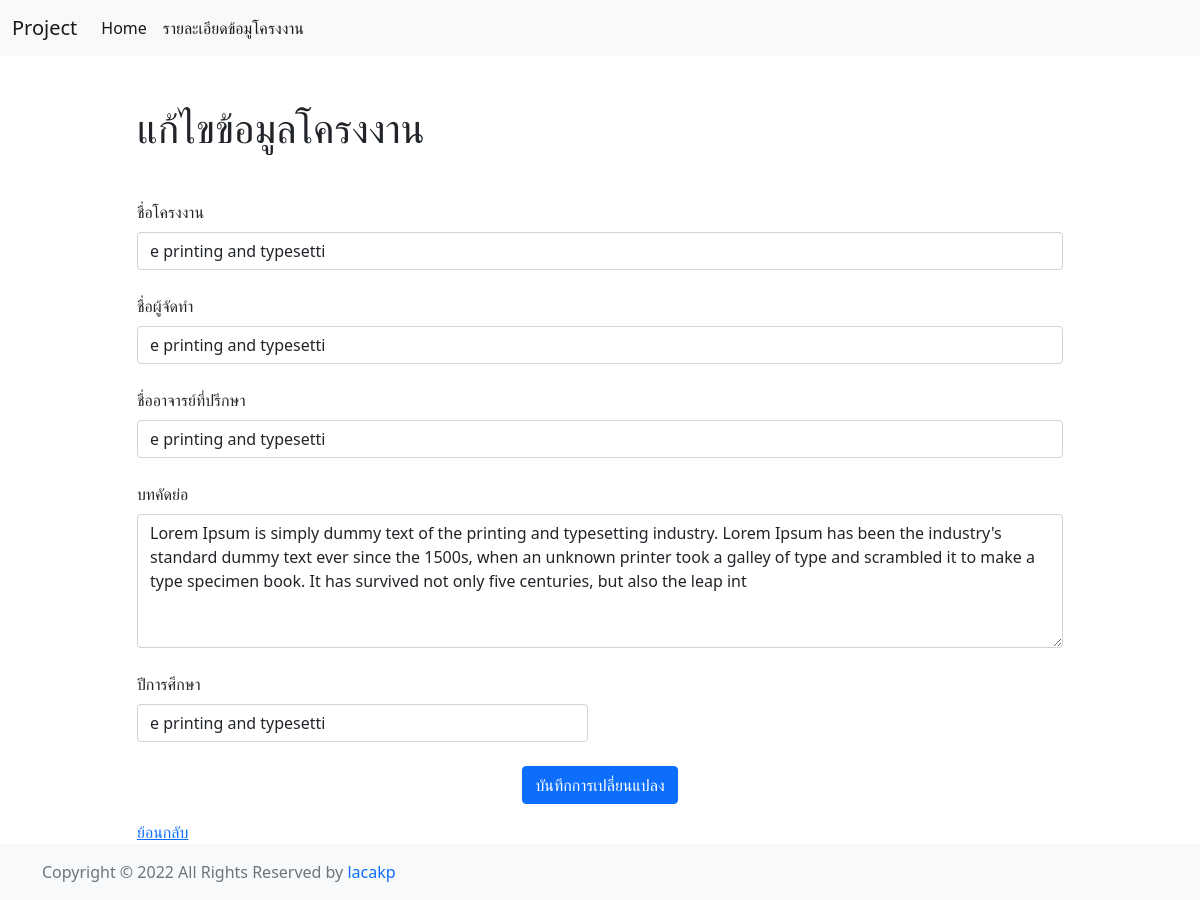
Screenshot of /project-form-update.php?id=2 with the database file from the repository.
### tables this page shows
CREATE TABLE `tb_project` (
  `id` int(10) NOT NULL COMMENT 'id ',
  `title` varchar(100) NOT NULL COMMENT 'ชื่อโครงงาน',
  `name` varchar(100) NOT NULL COMMENT 'ผู้จัดทำ',
  `advisor` varchar(100) NOT NULL COMMENT 'ที่ปรึกษา',
  `year` varchar(4) NOT NULL COMMENT 'ปีการศึกษา',
  `detail` varchar(500) NOT NULL COMMENT 'บทคัดย่อ',
  `date` date NOT NULL
);

### project-form-update.php (the view, shortened to what this page needs)
<?php
require_once('./config/connect.php');
require_once('./header.php');
$sql = "SELECT * FROM tb_project WHERE id = '" . $_GET['id'] . "' ";
$result = mysqli_query($conn, $sql);
$row = mysqli_fetch_assoc($result);
?>
<body>
	<div class="container mt-5">
		<div class="row justify-content-center">
			<div class="col-md-10">
				<h1 class="mb-5"> แก้ไขข้อมูลโครงงาน </h1>
				<form class="row gy-4" action="./services/project-update.php" method="POST">
					<div class="col-md-12">
						<label for="title" class="form-label">ชื่อโครงงาน</label>
						<input type="text" class="form-control" id="title" name="title" placeholder="ชื่อโครงงาน" value="<?php echo $row['name'] ?>" required>
					</div>
					<div class="col-md-12">
						<label for="name" class="form-label">ชื่อผู้จัดทำ</label>
						<input type="text" class="form-control" id="name" name="name" placeholder="ชื่อผู้จัดทำ" value="<?php echo $row['name'] ?>" required>
					</div>
					<div class="col-md-12">
						<label for="advisor" class="form-label">ชื่ออาจารย์ที่ปรึกษา</label>
						<input type="text" class="form-control" id="advisor" name="advisor" placeholder="ชื่ออาจารย์ที่ปรึกษา" value="<?php echo $row['name'] ?>" required>
					</div>
					<div class="col-md-12">
						<label for="detail" class="form-label">บทคัดย่อ</label>
						<textarea type="text" class="form-control" id="detail" name="detail" rows="5" placeholder="บทคัดย่อ" required><?php echo $row['detail'] ?></textarea>
					</div>
					<div class="col-md-6">
						<label for="year" class="form-label">ปีการศึกษา</label>
						<input type="text" class="form-control" id="year" name="year" placeholder="ปีการศึกษา" value="<?php echo $row['name'] ?>" required>
					</div>
					<div class="col-12">
						<button type="submit" name="submit" class="btn btn-primary d-block mx-auto">บันทึกการเปลี่ยนแปลง</button>
					</div>
				</form>
				<a href="./">ย้อนกลับ</a>
			</div>
		</div>
	</div>
	<?php
	require_once('./footer.php');
	?>

### rows the page displays
tb_project: title "e printing and typesetti", name "e printing and typesetti", advisor "e printing and typesetti", detail "Lorem Ipsum is simply dummy text of the printing and typesetting industry. Lorem Ipsum has been the industry's standard dummy text ever since the 1500s, when an unknown printer took a galley of type and scrambled it to make a type specimen book. It has survived not only five centuries, but also the leap int", year "e printing and typesetti"
